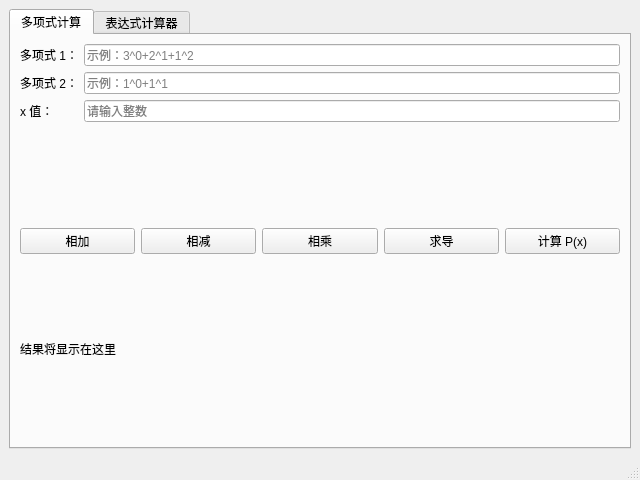
<?xml version="1.0" encoding="UTF-8"?>
<ui version="4.0">
 <class>MainWindow</class>
 <widget class="QMainWindow" name="MainWindow">
  <property name="geometry">
   <rect>
    <x>0</x>
    <y>0</y>
    <width>640</width>
    <height>480</height>
   </rect>
  </property>
  <property name="windowTitle">
   <string>多功能计算器</string>
  </property>
  <widget class="QWidget" name="centralwidget">
   <layout class="QVBoxLayout" name="verticalLayout">
    <item>
     <widget class="QTabWidget" name="tabWidget">
      <property name="tabPosition">
       <enum>QTabWidget::North</enum>
      </property>
      <widget class="QWidget" name="polynomialTab">
       <attribute name="title">
        <string>多项式计算</string>
       </attribute>
       <layout class="QVBoxLayout" name="verticalLayout_2">
        <item>
         <layout class="QFormLayout" name="formLayout">
          <item row="0" column="0">
           <widget class="QLabel" name="label">
            <property name="text">
             <string>多项式 1：</string>
            </property>
           </widget>
          </item>
          <item row="0" column="1">
           <widget class="QLineEdit" name="polynomialInput1">
            <property name="placeholderText">
             <string>示例：3^0+2^1+1^2</string>
            </property>
           </widget>
          </item>
          <item row="1" column="0">
           <widget class="QLabel" name="label_2">
            <property name="text">
             <string>多项式 2：</string>
            </property>
           </widget>
          </item>
          <item row="1" column="1">
           <widget class="QLineEdit" name="polynomialInput2">
            <property name="placeholderText">
             <string>示例：1^0+1^1</string>
            </property>
           </widget>
          </item>
          <item row="2" column="0">
           <widget class="QLabel" name="label_3">
            <property name="text">
             <string>x 值：</string>
            </property>
           </widget>
          </item>
          <item row="2" column="1">
           <widget class="QLineEdit" name="xValueInput">
            <property name="placeholderText">
             <string>请输入整数</string>
            </property>
           </widget>
          </item>
         </layout>
        </item>
        <item>
         <layout class="QHBoxLayout" name="buttonLayout">
          <item>
           <widget class="QPushButton" name="addButton">
            <property name="text">
             <string>相加</string>
            </property>
           </widget>
          </item>
          <item>
           <widget class="QPushButton" name="subtractButton">
            <property name="text">
             <string>相减</string>
            </property>
           </widget>
          </item>
          <item>
           <widget class="QPushButton" name="multiplyButton">
            <property name="text">
             <string>相乘</string>
            </property>
           </widget>
          </item>
          <item>
           <widget class="QPushButton" name="derivativeButton">
            <property name="text">
             <string>求导</string>
            </property>
           </widget>
          </item>
          <item>
           <widget class="QPushButton" name="evaluateButton">
            <property name="text">
             <string>计算 P(x)</string>
            </property>
           </widget>
          </item>
         </layout>
        </item>
        <item>
         <widget class="QLabel" name="polynomialResultLabel">
          <property name="text">
           <string>结果将显示在这里</string>
          </property>
          <property name="wordWrap">
           <bool>true</bool>
          </property>
         </widget>
        </item>
       </layout>
      </widget>
      <widget class="QWidget" name="expressionTab">
       <attribute name="title">
        <string>表达式计算器</string>
       </attribute>
       <layout class="QVBoxLayout" name="verticalLayout_3">
        <item>
         <widget class="QLabel" name="label_4">
          <property name="text">
           <string>请输入表达式（支持 + - * / ^ 和括号）：</string>
          </property>
         </widget>
        </item>
        <item>
         <widget class="QLineEdit" name="expressionInput">
          <property name="placeholderText">
           <string>示例：(1+2)*3-4/2</string>
          </property>
         </widget>
        </item>
        <item>
         <widget class="QPushButton" name="evaluateExpressionButton">
          <property name="text">
           <string>计算结果</string>
          </property>
         </widget>
        </item>
        <item>
         <widget class="QLabel" name="expressionResultLabel">
          <property name="text">
           <string>结果将显示在这里</string>
          </property>
          <property name="wordWrap">
           <bool>true</bool>
          </property>
         </widget>
        </item>
       </layout>
      </widget>
     </widget>
    </item>
   </layout>
  </widget>
  <widget class="QMenuBar" name="menubar">
   <property name="geometry">
    <rect>
     <x>0</x>
     <y>0</y>
     <width>640</width>
     <height>22</height>
    </rect>
   </property>
  </widget>
  <widget class="QStatusBar" name="statusbar"/>
 </widget>
 <resources/>
 <connections/>
</ui>
